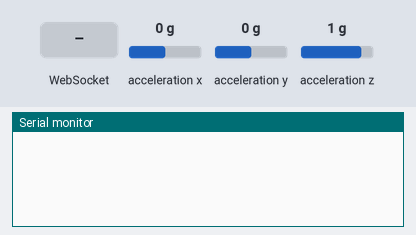
The sketch below on a simulated ESP32. On the bench: the last lines printed to the serial monitor. Wiring (inferred from the names in the program): MPU-9250 motion sensor at I2C address 0x68. Inputs (shaded band) come from the test bench; at power-on: acceleration x 0 g, acceleration y 0 g, acceleration z 1 g. WiFi joins after 1.5 s; servers stay silent unless stated.

Above: at 1.4 s.
1.5 s: WebSocket text "0" received
At 2.3 s:
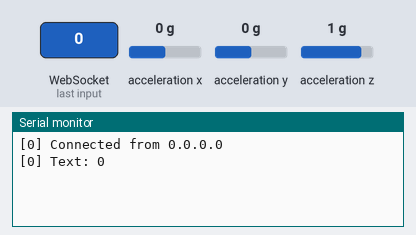
3.0 s: WebSocket text "5" received
At 3.6 s:
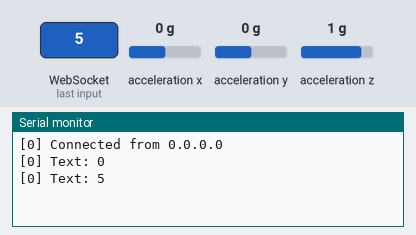

Measured:
- after the input at 1.5 s, the serial monitor: prints a new line at once (image 1)
- after the input at 3.0 s, the serial monitor: prints a new line at once (image 2)

The sketch:

ESP32Code.ino
```cpp
// SCL on MPU9250 - D22 on ESP32
// SCL - D22
// SDA - D21
// AD0 - GND
// VCC - 3V3
// GND - GND

//sorry if the explanations are too thorough

#include <WiFi.h>
#include <ESPAsyncWebServer.h>
#include <WebSocketsServer.h>
#include <Wire.h>
#include "paginaWeb.h"
#include <WebSocketsClient.h>

//here, Reg means register
#define LPF10Hz 0x1D
#define rangeReg 0x1C //register for setting accelerometer reading intervale
#define wakeReg 0x6B
#define clearingReg 0x6A
#define resetReg 0x68

const char* ssid = ""; //put here your WiFi network's ID
const char* password = ""; //put here your WiFi network's passwork

AsyncWebServer server(80); //async server on port 80 where ESP32 serves the wep page
WebSocketsServer webSocket = WebSocketsServer(81); //web socket server on port 81 where data from accelerometer is served live
WebSocketsClient webSocketC; //variable of WebSocketsClient type, named webSocketC

const char* websocket_proxy = "172.20.10.2"; //here you put your laptop's local IP adress (the proxy server in our project)
const uint16_t websocket_port = 8081;

String JSONtxt; //variable of string type, named JSONtxt

int MPU9250 = 0x68; //variable of integer type, named MPU9250

int i;
int16_t ax, ay, az;
float ax2, ay2, ay2ms, az2, az2ms, am, rotX, rotY, myRotY, sole; //ik maybe there are too many variables

//managing connections to the ESP32 through the websocket
//i.e. user of the project connects to ESP32 to access the web page
void webSocketEvent(uint8_t num, WStype_t type, uint8_t * payload, size_t length) {
  switch(type) {
    case WStype_DISCONNECTED:
      Serial.printf("[%u] Disconnected!\n", num);
      break;
    case WStype_CONNECTED:
      {
        IPAddress ip = webSocket.remoteIP(num);
        Serial.printf("[%u] Connected from %d.%d.%d.%d\n", num, ip[0], ip[1], ip[2], ip[3]);

        String welcome = "{\"status\":\"connected\"}";
        webSocket.sendTXT(num, welcome);
      }
      break;
    case WStype_TEXT:
      Serial.printf("[%u] Text: %s\n", num, payload);
      break;
  }
}

//managing the connection ESP32 does as a client
//i.e. ESP32 connects to the proxy server (laptop) to send data for encryption
void webSocketClientEvent(WStype_t type, uint8_t * payload, size_t length) {
  switch (type) {
    case WStype_DISCONNECTED:
      Serial.println("WebSocket to proxy disconnected");
      break;
    case WStype_CONNECTED:
      Serial.println("WebSocket to proxy connected!");
      break;
    case WStype_TEXT:
      Serial.printf("Received from proxy: %s\n", payload);
      break;
  }
}

//function for writing to Accelerometer registers
void codeAccel(uint8_t reg, uint8_t val){
  Wire.beginTransmission(MPU9250);
  Wire.write(reg);
  Wire.write(val);
  Wire.endTransmission(true);
}

//reading accelerometer data
void accel_readings(void) {
  //LPF 10Hz
  codeAccel(LPF10Hz, 0b00000101);

  // +-2g
  codeAccel(rangeReg, 0);

  //actual reading
  Wire.beginTransmission(MPU9250);
  Wire.write(0x3B); //ACCEL_XOUT_H register
  Wire.endTransmission(false);
  Wire.requestFrom(MPU9250, 6); //we read from 6 register in a row
  //ax is a 16bit integer, but data from accel register is 8 bits
  //so we read 8 bits, put them into a 16 bit variable
  //move the whole 8 bits fully to the left
  //then add another 8 bits to ax, thus filling the whole 16 bits
  ax = (Wire.read() << 8 | Wire.read() );
  ay = (Wire.read() << 8 | Wire.read() );
  az = (Wire.read() << 8 | Wire.read() );

  ax2 = (ax/16384.0); //datasheet conversion factor
  ay2 = (ay/16384.0); //here we turn raw values into g
  az2 = (az/16384.0);

  az2ms = (az2*9.80665); //g -> m/s2
  ay2ms = (ay2*9.80665);

  //calculate resultant acceleration out of its vertical and horizontal components
  //I chose a 2D plane to analyse gait
  am = sqrt(pow(ay2ms, 2) + pow(az2ms, 2));

  //calculate roll and pitch of accelerometer
  rotX = atan(ay2/sqrt(pow(ax2,2)+pow(az2,2)))*180/PI; //roll
  rotY = (atan(-1*ax2/sqrt(pow(ay2,2)+pow(az2,2)))*180/PI); //pitch
}

void setup() {
  Serial.begin(115200);
  pinMode(33, INPUT);

  WiFi.begin(ssid, password); //connecting to a random WebPage

  //when a client (meaning user of the web page) connect to root folder "/" of our web project
  //ESP32 sends the status 200 (OK), and serves the webpage to the client as a html file
  server.on("/", HTTP_GET, [](AsyncWebServerRequest *request) {
    request ->send(200, "text/html", pageContent);
  });

  webSocket.begin(); //generating the server on port81
  webSocket.onEvent(webSocketEvent); //function call for managing connections to ESP32

  webSocketC.begin(websocket_proxy, websocket_port, "/"); //accessing proxy server's root folder
  webSocketC.onEvent(webSocketClientEvent); //function call for managing connection to proxy server as a client
  webSocketC.setReconnectInterval(5000);

  server.begin(); //generating the server on port80

  Wire.begin(); //initializing i2c communication between ESP32 and Accelerometer
  Wire.setClock(400000); //i2c frequency
  delay(250); //time for setup

  //setting accel in wake mode
  codeAccel(wakeReg, 0);

  //reseting accelerometer and gyroscope registers
  codeAccel(clearingReg, 1);
  codeAccel(resetReg, 0b00000110);
}

void loop() {
  webSocket.loop(); //continuously sending data on port81
  webSocketC.loop(); //continuously sending data on port8081 (to proxy server)
  accel_readings(); //calling function to read accel data

  //because of the particular position the accelerometer has on my leg
  //I need to do a couple offsets, thus reading the value 0 when resting
  rotY = rotY - 85;

  if(az2 > 0) rotY = 0 - rotY;
  myRotY = -rotY;

  if(abs(myRotY) > 65 ){
    rotX = rotX + 71;
  }else{
    rotX = 0;
  }

  if(ay2ms < -1.5) myRotY = 0;

  //create some string variables where we store different data we want to send to our client
  String sentZAccel = String(az2ms);
  String sentYAccel = String(ay2ms);
  String sentRoll = String(rotX);
  String sentPitch = String(myRotY);

  //here we bascially create an JSON object
  //ex. {"POT":"1023"}, they are called key-value pairs
  //JSONtxt = "{\"ABS\":\""+sentAbsAccel+"\"}";
  JSONtxt = "{\"Zaccel\":\"" +sentZAccel+ "\",\"Yaccel\":\"" +sentYAccel+ "\",\"Pitch\":\"" +sentPitch+ "\",\"Roll\":\"" +sentRoll+ "\"}";
  //whenever we add double quotes inside a string, we need to escape it by putting \ in front

  webSocket.broadcastTXT(JSONtxt); //ESP32 sending the JSON object to all the clients connected in a non secure manner

  if (webSocketC.isConnected()){ //ESP32 sends the JSON object to the proxy server, also in a non secure manner
    webSocketC.sendTXT(JSONtxt);
  }

  delay(10);
}
```

Source omitted: paginaWeb.h (14052 bytes)
